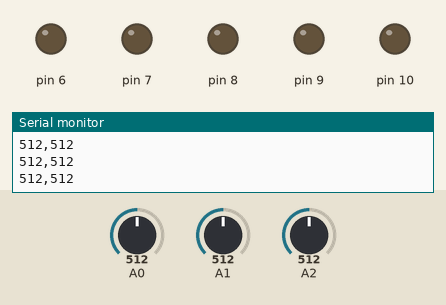
Recording of a sketch running on a simulated Arduino Uno, built with avr-gcc and run on an emulated ATmega328P. On the bench: output pins drawn as LEDs (lit = HIGH), the last lines printed to the serial monitor. The inputs (shaded band) are chosen by the test bench; at power-on: A0 = 512, A1 = 512, A2 = 512.

Above: at 1.2 s.
1.3 s: A0 set to 892
2.8 s: A0 set to 917
At 3.7 s:
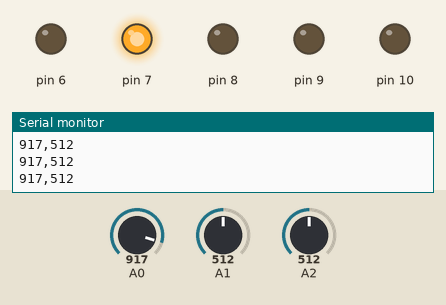
4.3 s: A1 set to 893
5.8 s: A1 set to 918
At 6.7 s:
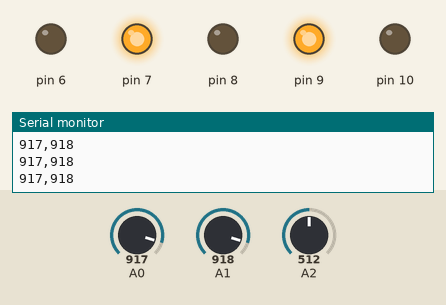
7.3 s: A2 set to 0
At 8.2 s:
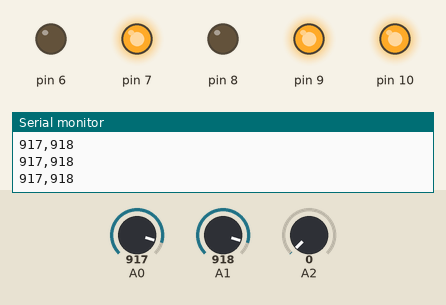
8.8 s: A0 set to 900
At 9.7 s:
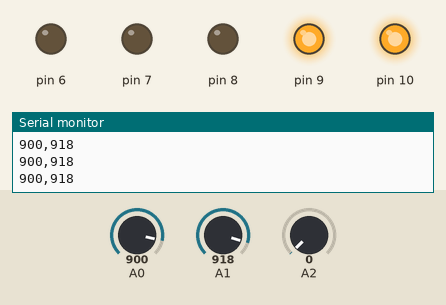
Timing chart, 0 to 11.3 s (numbered marks = the images above; inputs shaded):
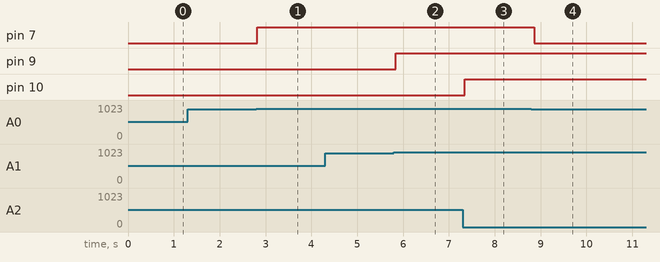

The sketch:

joystick_led.ino
```cpp
void setup() {
  Serial.begin(9600);

  pinMode(6, OUTPUT);
  pinMode(7, OUTPUT);
  pinMode(8, OUTPUT);
  pinMode(9, OUTPUT);
  pinMode(10, OUTPUT);
}


void loop() {

  int xval = analogRead(A0);
  int yval = analogRead(A1);
  int button = analogRead(A2);

  // Serial Monitor
  Serial.print(xval);
  Serial.print(",");
  Serial.print(yval);
  Serial.println();

  // X ekseni kontrol
  if (xval < 100) {
    digitalWrite(6, 1);
  } else {
    digitalWrite(6, 0);
  }

  if (xval > 900) {
    digitalWrite(7, 1);
  } else {
    digitalWrite(7, 0);
  }

  // Y ekseni kontrol
  if (yval < 100) {
    digitalWrite(8, 1);
  } else {
    digitalWrite(8, 0);
  }

  if (yval > 900) {
    digitalWrite(9, 1);
  } else {
    digitalWrite(9, 0);
  }

  // düğme anahtarı kontrol
  if (button == 0) {
    digitalWrite(10, 1);
  } else {
    digitalWrite(10, 0);
  }

  delay(100);  // delay in between reads for stability
}
```

Measured:
- the behaviour switches between 900 and 901 on A0 (found by bisection; images 0 and 1)
- the behaviour switches between 900 and 901 on A1 (found by bisection; images 1 and 2)
- after the input at 2.8 s, pin 7: LOW → HIGH at once
- after the input at 5.8 s, pin 9: LOW → HIGH at once
- after the input at 7.3 s, pin 10: LOW → HIGH after 0.05 s
- after the input at 8.8 s, pin 7: HIGH → LOW after 0.06 s
